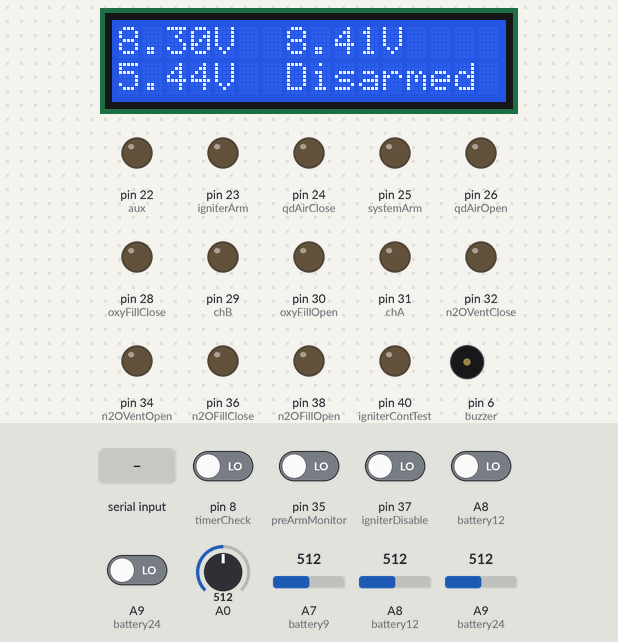
Bench run of a sketch on a simulated Arduino Mega 2560, built with avr-gcc and run on an emulated ATmega2560. On the bench: 16×2 character LCD, output pins drawn as LEDs (lit = HIGH), buzzer (waves = sounding). The inputs (shaded band) are chosen by the test bench; at power-on: A8 (battery12), A9 (battery24), pin 8 (timerCheck), pin 35 (preArmMonitor), pin 37 (igniterDisable) LOW, A0 = 512, A7 (battery9) = 512, A8 (battery12) = 512, A9 (battery24) = 512. Random numbers use the default seed unless the sketch sets one; the modem accepts every AT command (registered, SIM ready, sends succeed) and sends nothing else; pins used as bus, display or sensor lines are not drawn; what the sketch prints to the serial monitor is not drawn.

Above: at 3.0 s.
3.1 s: pin 35 (preArmMonitor) driven HIGH
At 3.8 s:
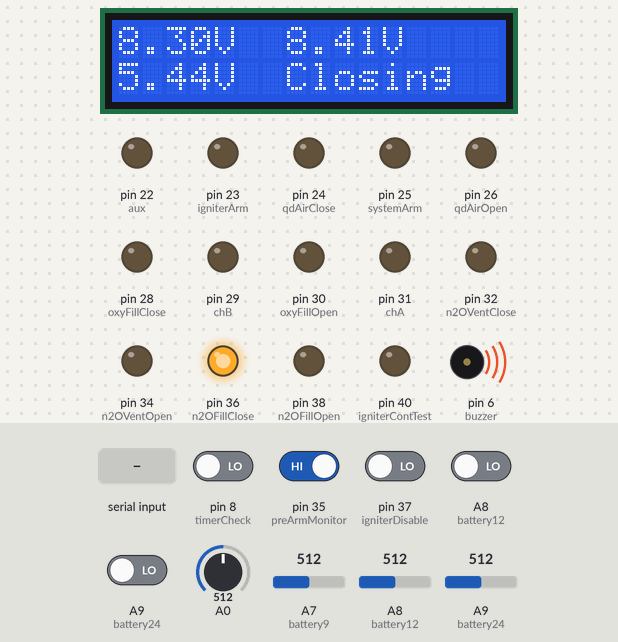
8.7 s: "ATBD 7\n" received over Serial
At 10.2 s:
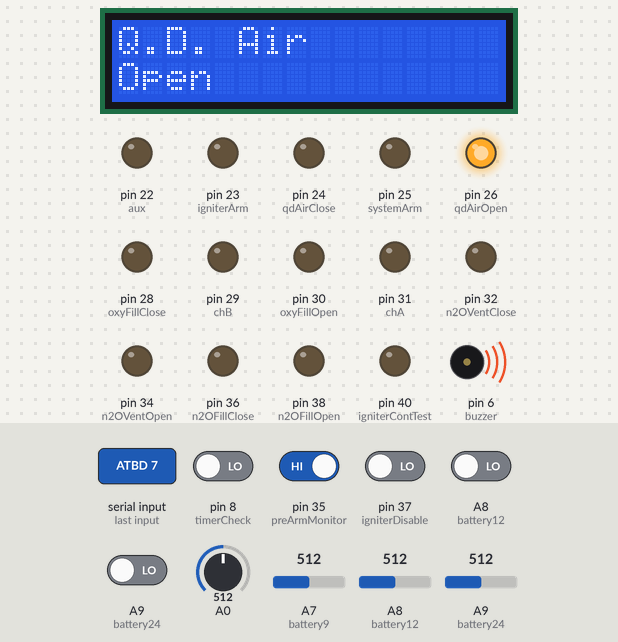
10.7 s: byte 112 ('p') received over Serial
At 11.9 s:
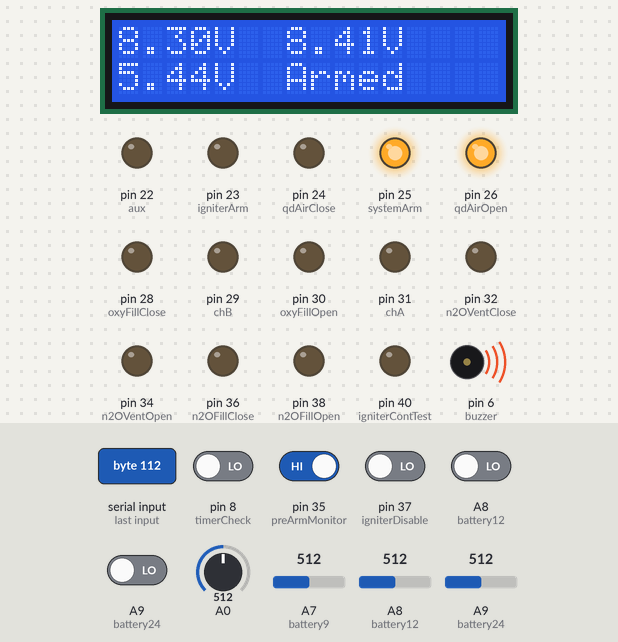
12.2 s: byte 110 ('n') received over Serial
At 13.4 s:
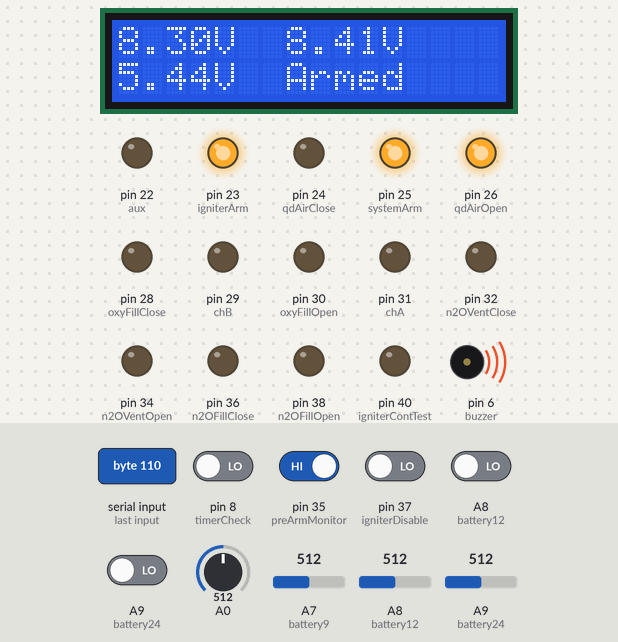
13.7 s: byte 109 ('m') received over Serial
At 14.9 s:
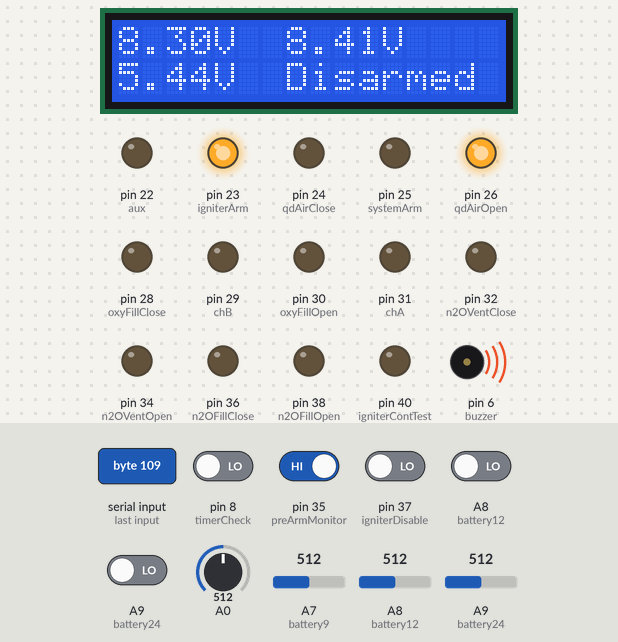
15.2 s: byte 111 ('o') received over Serial
At 15.5 s:
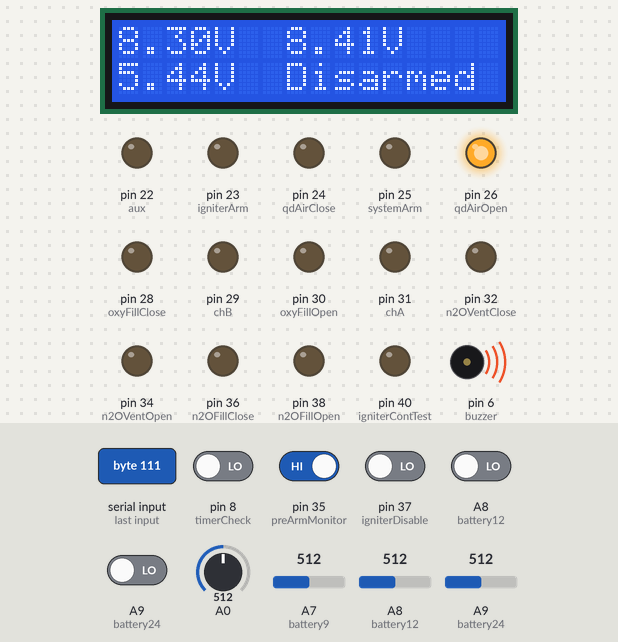
Timing chart, 0 to 17.7 s (numbered marks = the images above; inputs shaded):
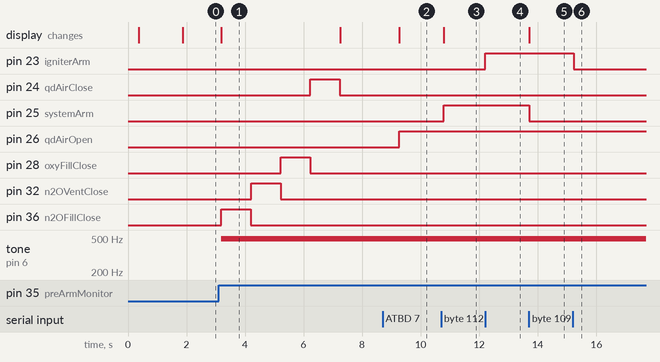

The sketch:

LaunchBoxTA2.ino
```cpp
//All commands need to be accounted for in switch statement
//Should probably be "launching" state where launch box just
//reads data and passes it along (Comm Master checks for abort).

//Commands
//r - readys launch 1 on
//f - final launch 2 on
//u - readys launch 1 off
//j - final launch 2 off
//l - LAUNCH
//a - abort
//s - returns state of variables

//Commands Meant for DAQ
//i - initialization: initializes SD card
//t - sensor test: sends sensor values ten times over 5 seconds
//c - collect data: collects data continuously. outputs over serial and saves. Also checks temp
//to make sure it's not too hot. Command to make pins go high to signal heat event are commented out
//e - exit data collect

//Commands Meant for Launch Box
//p - system arm
//o - igniter arm
//k - igniter continuity test
//b - buzzer
//1 - N2O fill open
//2 - N2O fill close
//3 - N2O vent open
//4 - N2O vent close
//5 - Oxygen fill open
//6 - Oxygen fill close
//7 - QD air open
//8 - QD air close
//9 - aux
//0 - chA
//q - chB

#include "LiquidCrystal.h"

int countTest;
int count2;

char missionCMD;
String data;
LiquidCrystal lcd = LiquidCrystal(39,41,45,47,49,51);
const int delayTime = 1000;
const int lowBuzzLevel = 2;  //buzzer pwm value for "quiet" mode
const int willBuzz = HIGH; //decides if buzzer sounds at full volume when igniter is armed

int systemArmState = LOW;
int igniterArmState = LOW;
int igniterContTestState = HIGH;
int igniterState = LOW;
int buzzerState = LOW;

int igMon = LOW;
int sysMon = LOW;
boolean solsClosed = 0;
int sysMonPrev = 0;
int igMonPrev = 0;
int readyLaunch1 = 0;
int readyLaunch2 = 0;

int systemArm = 25;
int igniterArm = 23;
int igniterContTest = 40;
int buzzer = 6;
int n2OFillOpen = 38;
int n2OFillClose = 36;
int n2OVentOpen = 34;
int n2OVentClose = 32;
int oxyFillOpen = 30;
int oxyFillClose = 28;
int qdAirOpen = 26;
int qdAirClose = 24;
int aux = 22;
int chA = 31;
int chB = 29;
int igniter = 44;

int timerTrigger = 7;
int timerCheck = 8;
int prevTimerState = 0;
int timerState = 0;

int prevSolenoid;
int prev2;
int prev3;
int prev4;
double solDelay;

int prev12V = LOW;
int prev24V = LOW;

int igniterTest = 42;
int preArmMonitor = 35;
int igniterDisable = 37;

int loadCell1 = A10;
int loadCell2 = A11;
int loadCell3 = A12;
int loadCellPin1;
int loadCellPin2;
int loadCellPin3;
String lc;
boolean checkLC = 0;

int battery9 = A7;
int battery12 = A8;
int battery24 = A9;
String batts;
boolean checkBatts = 0;

void setup()
{
  Serial.begin(9600);
  Serial2.begin(9600);
  delay(100);
  Serial.print("+++");
//  delay(100);
//  Serial.println("ATBD 7");
  delay(100);
  Serial.println("bb");
  delay(100);
  Serial.flush();
  delay(2);
  Serial.end();
  Serial.begin(115200);

  digitalWrite(systemArm, LOW);
  digitalWrite(igniterArm, LOW);
  digitalWrite(igniterContTest, LOW);
  digitalWrite(buzzer, LOW);
  digitalWrite(n2OFillOpen, LOW);
  digitalWrite(n2OFillClose, LOW);
  digitalWrite(n2OVentOpen, LOW);
  digitalWrite(n2OVentClose, LOW);
  digitalWrite(oxyFillOpen, LOW);
  digitalWrite(oxyFillClose, LOW);
  digitalWrite(qdAirOpen, LOW);
  digitalWrite(qdAirClose, LOW);
  digitalWrite(aux, LOW);
  digitalWrite(chA, LOW);
  digitalWrite(chB, LOW);
  digitalWrite(igniter, LOW);

  digitalWrite(timerTrigger, HIGH);
  pinMode(timerTrigger, OUTPUT);
  pinMode(timerCheck, INPUT);

  pinMode(systemArm, OUTPUT);
  pinMode(igniterArm, OUTPUT);
  pinMode(igniterContTest, OUTPUT);
  pinMode(buzzer, OUTPUT);
  pinMode(n2OFillOpen, OUTPUT);
  pinMode(n2OFillClose, OUTPUT);
  pinMode(n2OVentOpen, OUTPUT);
  pinMode(n2OVentClose, OUTPUT);
  pinMode(oxyFillOpen, OUTPUT);
  pinMode(oxyFillClose, OUTPUT);
  pinMode(qdAirOpen, OUTPUT);
  pinMode(qdAirClose, OUTPUT);
  pinMode(aux, OUTPUT);
  pinMode(chA, OUTPUT);
  pinMode(chB, OUTPUT);
  pinMode(igniter, OUTPUT);

  solDelay = 1500000;

  digitalWrite(igniterTest, INPUT_PULLUP);
  pinMode(igniterTest, INPUT);
  pinMode(preArmMonitor, INPUT);
  pinMode(igniterDisable, INPUT);

  lcd.begin(16,2);
  lcd.clear();
  lcd.print("Texas A&M SRT");
  lcd.setCursor(0,1);
  lcd.print("Launch Box");
  delay(1500);

  dispBattVoltage();

}

void loop()
{
  if (count2 == 10)
  {
  count2 = 0;
  Serial.print("z");
  Serial.println(countTest);
//  Serial.print(",");
//  Serial.print(countTest);
//  Serial.print(",");
//  Serial.print(countTest);
//  Serial.print(",");
//  Serial.print(random(0,100));
//  Serial.print(",");
//  Serial.println("1");
  countTest = countTest +1;

  if (checkBatts)
  {
    batts = "v";
    batts = batts + String(analogRead(battery9),DEC) + ",";
    batts = batts + String(analogRead(battery12),DEC) + ",";
    batts = batts + String(analogRead(battery24),DEC);
    Serial.println(batts);
  }
  checkBatts = !checkBatts;
  }
  count2 = count2+1;

  delay(100);
  if (Serial.available()>0)
  {
    missionCMD = Serial.read();
    Serial2.print(missionCMD);

    switch(missionCMD){
    case 'a':
      Serial2.println('a');
      readyLaunch1 = 0;
      readyLaunch2 = 0;
      Serial.println("xLBabo");
      break;
    case 'i':
      Serial2.println('i');
      Serial.println("LB: i passed");
      break;
    case 't':
      Serial2.println('t');
      Serial.println("LB: t passed");
      break;
    case 'c':
      Serial2.println('c');
      Serial.print(random(0,100));
      Serial.print("    ");
      Serial.println("LB: c passed");

      break;
    case 'e':
      Serial2.println('e');
      Serial.println("LB: e passed");
      break;
    case 'r':
      Serial2.println('r');
      readyLaunch1 = 1;
//      Serial.println("LB: r passed");
      Serial.println("xLBrl11");
      break;
    case 'f':
      Serial2.println('f');
      readyLaunch2 = 1;
//      Serial.println("LB: f passed");
      Serial.println("xLBrl21");
      break;
    case 'u':
      Serial2.println('u');
      readyLaunch1 = 0;
//      Serial.println("LB: u passed");
      Serial.println("xLBrl10");
      break;
    case 'j':
      Serial2.println('j');
      readyLaunch2 = 0;
//      Serial.println("LB: j passed");
      Serial.println("xLBrl20");
      break;
    case 'l':
      if (readyLaunch1 && readyLaunch2)
      {
        Serial2.println('l');
        igniterState = 1;
        digitalWrite(igniter, igniterState);
        Serial.println("xLBlau");
        lcd.clear();
        lcd.print("WARNING!");
        lcd.setCursor(0,1);
        lcd.print("IGNITER IS ON");
      }
      else
      {
        Serial.println("LB: LR1 and LR2 not ready");
      }
      break;
    case 'h':
      igniterState = 0;
      digitalWrite(igniter, igniterState);
      Serial.println("xLBnolau");
      dispBattVoltage();
      break;
    case 's':
      Serial2.println('s');
      Serial.println("LB: s passed");
      break;
    case 'p':
      systemArmState = 1;
      digitalWrite(systemArm, systemArmState);
//      Serial.print("System Armed");
      Serial.println("xsys1");
      dispBattVoltage();
      break;
    case 'm':
      systemArmState = 0;
      digitalWrite(systemArm, systemArmState);
//      Serial.print("System Disarmed");
      Serial.println("xsys0");
      dispBattVoltage();
      break;
    case 'n':
      igniterArmState = 1;
      digitalWrite(igniterArm, igniterArmState);
//      Serial.print("Igniter Armed");
      digitalWrite(buzzer, willBuzz);
      Serial.println("xign1");
      break;
    case 'o':
      igniterArmState = 0;
      digitalWrite(igniterArm, igniterArmState);
//      Serial.print("Igniter Disarmed");
      digitalWrite(buzzer, igniterArmState);
      Serial.println("xign0");
      break;
    case 'k':
      if (igniterArmState != LOW)
      {
        Serial.println("Igniter is not LOW");
        break;
      }
      digitalWrite(igniterContTest, HIGH);
      delay(200);
      igniterContTestState = digitalRead(igniterTest);
      if (igniterContTestState)
      {
        Serial.println("xictF");
      }
      else
      {
        Serial.println("xictP");
      }
      digitalWrite(igniterContTest, LOW);
      break;
    case '1':
      actuateSolenoid(n2OFillOpen);
//      Serial.println("N2O Fill Open");
//      digitalWrite(n2OFillOpen, HIGH);
      Serial.println("xn2fo");
      lcd.clear();
      lcd.print("N2O Fill");
      lcd.setCursor(0,1);
      lcd.print("Open");
      break;
    case '2':
      actuateSolenoid(n2OFillClose);
//      Serial.println("N2O Fill Close");
      Serial.println("xn2fc");
      lcd.clear();
      lcd.print("N2O Fill");
      lcd.setCursor(0,1);
      lcd.print("Closed");
      break;
    case '3':
      actuateSolenoid(n2OVentOpen);
//      Serial.println("N2O Vent Open");
      Serial.println("xn2vo");
      lcd.clear();
      lcd.print("N2O Vent");
      lcd.setCursor(0,1);
      lcd.print("Open");
      break;
    case '4':
      actuateSolenoid(n2OVentClose);
//      Serial.println("N2O Vent Close");
      Serial.println("xn2vc");
      lcd.clear();
      lcd.print("N2O Vent");
      lcd.setCursor(0,1);
      lcd.print("Closed");
      break;
    case '5':
      actuateSolenoid(oxyFillOpen);
//      Serial.println("Oxygen Fill Open");
      Serial.println("xoxyo");
      lcd.clear();
      lcd.print("Oxygen Flood");
      lcd.setCursor(0,1);
      lcd.print("Open");
      break;
    case '6':
      actuateSolenoid(oxyFillClose);
//      Serial.println("Oxygen Fill Close");
      Serial.println("xoxyc");
      lcd.clear();
      lcd.print("Oxygen Flood");
      lcd.setCursor(0,1);
      lcd.print("Closed");
      break;
    case '7':
      actuateSolenoid(qdAirOpen);
//      Serial.println("QD Air Open");
      Serial.println("xqdao");
      lcd.clear();
      lcd.print("Q.D. Air");
      lcd.setCursor(0,1);
      lcd.print("Open");
      break;
    case '8':
      actuateSolenoid(qdAirClose);
      Serial.println("xqdac");
      lcd.clear();
      lcd.print("Q.D. Air");
      lcd.setCursor(0,1);
      lcd.print("Closed");
      break;
    case '9':
      digitalWrite(aux, HIGH);
      Serial.println("xaux1");
      break;
    case '0':
      digitalWrite(chA, HIGH);
      Serial.println("xchA1");
      break;
    case 'q':
      digitalWrite(chB, HIGH);
      Serial.println("xchB1");
      break;
    case 'b':
      digitalWrite(buzzer, HIGH);
      Serial.println("xbuz1");
      break;
    case 'z':
      digitalWrite(aux, LOW);
      Serial.println("xaux0");
      break;
    case 'y':
      digitalWrite(chA, LOW);
      Serial.println("xchA0");
      break;
    case 'w':
      digitalWrite(chB, LOW);
      Serial.println("xchB0");
      break;
    case 'g':
      digitalWrite(buzzer, LOW);
      Serial.println("xbuz0");
      break;
    default:
      break;
    }
  }


  if (Serial2.available())
  {
    data = Serial2.readStringUntil('\n');
    Serial.println(data);
  }

  sysMonPrev = sysMon;
  sysMon = digitalRead(preArmMonitor);
  igMonPrev = igMon;
  igMon = digitalRead(igniterDisable);

  if (igMon && !igMonPrev)
  {
    Serial.println("xigMon1");
    dispBattVoltage();
  }

  if (!igMon && igMonPrev)
  {
    digitalWrite(igniter, LOW);
    Serial.println("xigMon0");
    dispBattVoltage();
  }

  if (!sysMonPrev && sysMon)
  {
    digitalWrite(igniter, LOW);
    analogWrite(buzzer, lowBuzzLevel);
    closeSolenoids();
    digitalWrite(buzzer, LOW);
    Serial.println("xsMon1");
    dispBattVoltage();
  }

  if (sysMonPrev && !sysMon)
  {
    digitalWrite(igniter, LOW);
    Serial.println("xsMon0");
    dispBattVoltage();
  }

  //Digital Battery checks, to detect if batt has been plugged in/unplugged
  if (digitalRead(battery12) != prev12V) {
    prev12V = !prev12V;
    dispBattVoltage();
  }
  else if (digitalRead(battery24) != prev24V) {
    prev24V = !prev24V;
    dispBattVoltage();
  }

  prevTimerState = timerState;
  timerState = digitalRead(timerCheck);

  if (prevTimerState && !timerState)
  {
    digitalWrite(prevSolenoid, LOW);
    digitalWrite(prev2, LOW);
    digitalWrite(prev3, LOW);
    digitalWrite(prev4, LOW);
    dispBattVoltage();
  }

  if (checkLC)
  {
    loadCell1 = analogRead(loadCellPin1);
    loadCell2 = analogRead(loadCellPin2);
    loadCell3 = analogRead(loadCellPin3);
    lc = "w";
    lc = lc + String(loadCell1,DEC) + ",";
    lc = lc + String(loadCell2,DEC) + ",";
    lc = lc + String(loadCell3,DEC);
    Serial.println(lc);
  }
  checkLC = !checkLC;
}

void closeSolenoids()
{
  igniterState = 0;
  digitalWrite(igniter, igniterState);
  Serial.println("xLBnolau");

  readyLaunch1 = 0;
  Serial.println("xLBrl10");

  //Temp variable to make screen print "Closing" instead of arm/disarm
  int sysArmStateHolder = systemArmState;
  systemArmState = 3;

//  actuateSolenoid(n2OFillClose);
  dispBattVoltage();
  digitalWrite(n2OFillClose, HIGH);
  delay(delayTime/2);
  dispBattVoltage();
  delay(delayTime/2);
  Serial.println("xn2fc");
  digitalWrite(n2OFillClose, LOW);

//  actuateSolenoid(n2OVentClose);
  dispBattVoltage();
  digitalWrite(n2OVentClose, HIGH);
  delay(delayTime/2);
  dispBattVoltage();
  delay(delayTime/2);
  Serial.println("xn2vc");
  digitalWrite(n2OVentClose, LOW);

//  actuateSolenoid(oxyFillClose);
  dispBattVoltage();
  digitalWrite(oxyFillClose, HIGH);
  delay(delayTime/2);
  dispBattVoltage();
  delay(delayTime/2);
  Serial.println("xoxyc");
  digitalWrite(oxyFillClose, LOW);

//  actuateSolenoid(qdAirClose);
  dispBattVoltage();
  digitalWrite(qdAirClose, HIGH);
  delay(delayTime/2);
  dispBattVoltage();
  delay(delayTime/2);
  Serial.println("xqdac");
  digitalWrite(qdAirClose, LOW);
  systemArmState = sysArmStateHolder;
  dispBattVoltage();

  solsClosed = 1;

}

void actuateSolenoid(int relay)
{
    prev4 = prev3;
    prev3 = prev2;
    prev2 = prevSolenoid;
    prevSolenoid = relay;

    digitalWrite(relay, HIGH);
    digitalWrite(timerTrigger, LOW);
    digitalWrite(timerTrigger, HIGH);
}

void dispBattVoltage() {
  //Read in battery voltages and store temporarily, convert to voltage, and print
  int bat9, bat12, bat24;
  float volt9, volt12, volt24;
  String line1, line2, volt24Str;

  bat9 = analogRead(battery9);
  bat12 = analogRead(battery12);
  bat24 = analogRead(battery24);

  if (bat9 > 65) {  //9V Diode bias and formula
    volt9 = 0.0097*float(bat9) + 0.4742;
  }
  else {
    volt9 = 0.0;
  }
  if (bat12 > 39) { //12V Diode bias and formula
    volt12 = 0.0152*float(bat12) + 0.5152;
  }
  else {
    volt12 = 0.0;
  }
  if (bat24 > 17) { //24V Diode bias and formula, subract 12V from other battery to see individual batt. voltage
    volt24 = (0.0315*float(bat24) + 0.5752) - volt12;
    volt24Str = String(volt24) + "V";
  }
  else {
    volt24Str = "---";
  }

  //Make strings
  line1 = String(volt12) + "V  " + volt24Str;
  line2 = String(volt9) + "V  ";
  if (systemArmState==1) {
    line2 = line2 + "Armed";
  }
  else if (systemArmState==3) {
    line2 = line2 + "Closing";
  }
  else {
    line2 = line2 + "Disarmed";
  }

  lcd.clear();
  lcd.print(line1);
  lcd.setCursor(0,1);
  lcd.print(line2);
}
```

Measured:
- after the input at 3.1 s, pin 24 (qdAirClose): LOW → HIGH after 3.1 s, → LOW 1.0 s later; pin 28 (oxyFillClose): LOW → HIGH after 2.1 s, → LOW 1.0 s later
- after the input at 8.7 s, pin 26 (qdAirOpen): LOW → HIGH after 0.57 s; the display: changes after 0.57 s (image 2)
- after the input at 10.7 s, pin 25 (systemArm): LOW → HIGH after 0.08 s; the display: changes after 0.09 s (image 3)
- after the input at 12.2 s, pin 23 (igniterArm): LOW → HIGH at once
- after the input at 13.7 s, pin 25 (systemArm): HIGH → LOW at once; the display: changes at once (image 5)
- after the input at 15.2 s, pin 23 (igniterArm): HIGH → LOW at once
- what the display in image 1 shows lasts 4.1 s, from 3.2 s to 7.3 s
